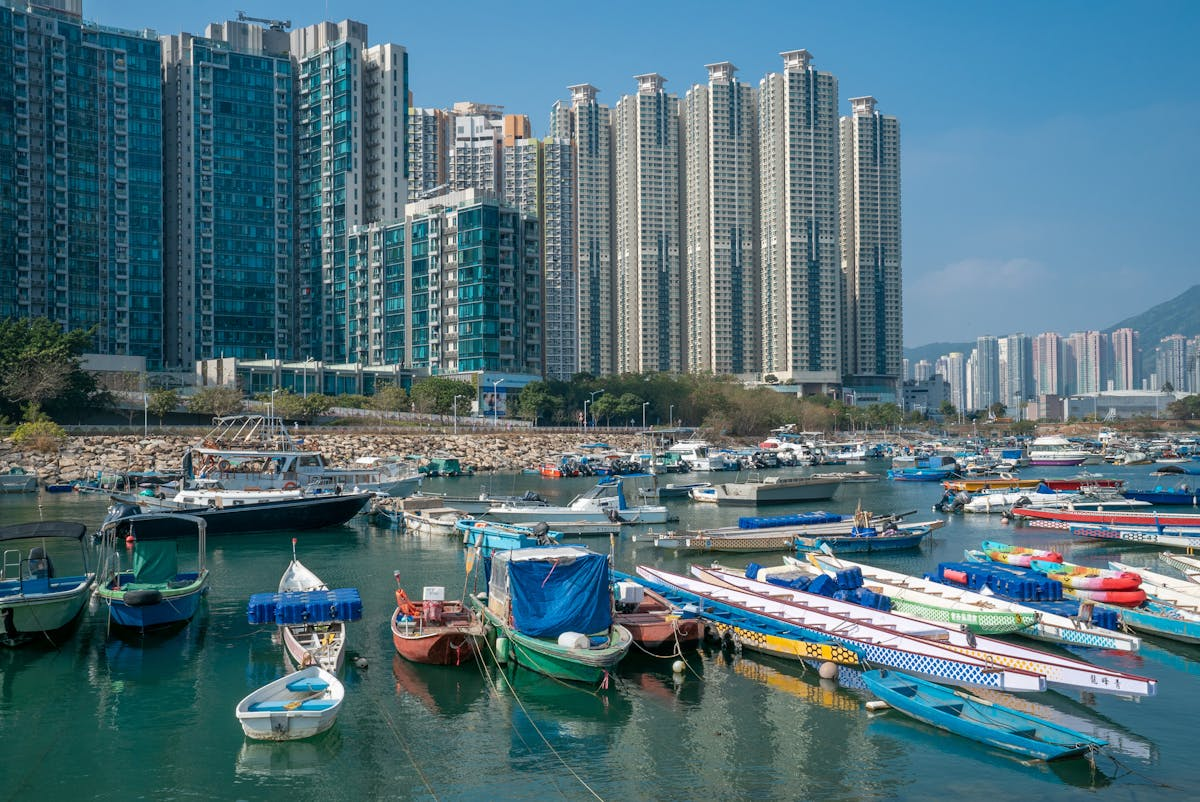
#> input picture pexels-photo-6559794.jpeg, 1200 x 802 px
$ python temp.py compress pexels-photo-6559794.jpeg out.png
#> lines starting #> are read from the running program, lines starting #| are printed output that depends on the picture
from PIL import Image
from decimal import Decimal, getcontext
import pickle
import sys

# Increase Decimal precision so that the arithmetic encoding works on a moderate amount of data.
getcontext().prec = 150  # Increase as needed for larger images

def calculate_frequencies(data):
    """Calculate the frequency (count) of each symbol in the data and return a probability model."""
    freq = {}
    for symbol in data:
        freq[symbol] = freq.get(symbol, 0) + 1
    total = len(data)
    probabilities = {symbol: Decimal(count) / Decimal(total) for symbol, count in freq.items()}
    return probabilities

def build_cumulative_intervals(probabilities):
    """Build a cumulative probability (CDF) interval mapping for each symbol.
       Returns a dictionary mapping symbol -> (low, high)
    """
    intervals = {}
    cumulative = Decimal(0)
    for symbol, prob in sorted(probabilities.items()):
        low = cumulative
        high = cumulative + prob
        intervals[symbol] = (low, high)
        cumulative = high
    return intervals

def arithmetic_encode(data, intervals):
    """Encode a sequence of symbols using arithmetic coding.
       data: list of symbols.
       intervals: cumulative intervals for each symbol.
       Returns: a Decimal code in the final interval.
    """
    low = Decimal(0)
    high = Decimal(1)
    for symbol in data:
        range_width = high - low
        sym_low, sym_high = intervals[symbol]
        high = low + range_width * sym_high
        low = low + range_width * sym_low
    # Any value in [low, high) is a valid encoding. We use the midpoint.
    return (low + high) / 2

# [27 lines left out: function arithmetic_decode, not called in this run]

def compress_image(image_path, compressed_path):
    """Compress an image file using arithmetic coding (grayscale)."""
#> called with image_path = 'pexels-photo-6559794.jpeg', compressed_path = 'out.png'
    # Open image and convert to grayscale for simplicity.
    image = Image.open(image_path).convert("L")
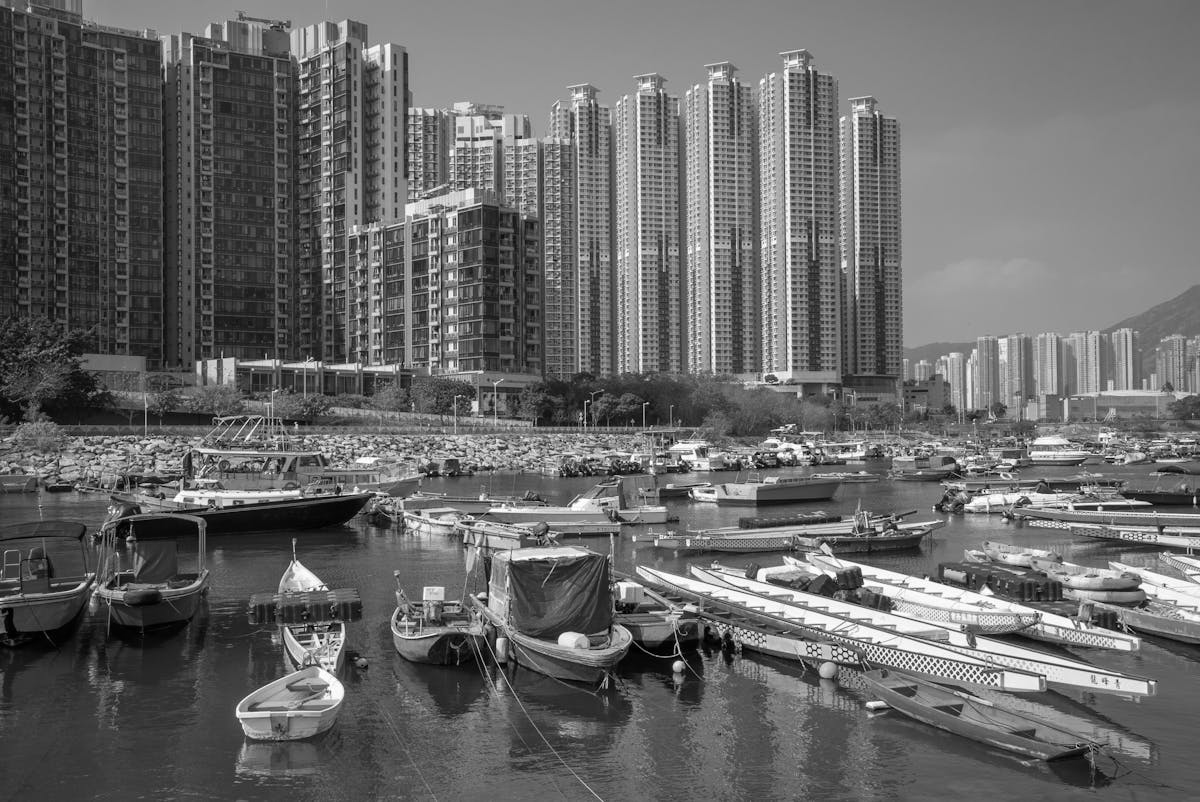
#> image: PIL image 1200x802 L; min 0, max 255, mean 104.8
    width, height = image.size
#> width = 1200; height = 802
    data = list(image.getdata())
#> data = 962400 items

    # Build probability model and cumulative intervals.
    probabilities = calculate_frequencies(data)
#> the loop in calculate_frequencies, `for symbol in data:` made 962400 passes
#> symbol on passes 1 to 3: 122, 113, 108
#> after the loop in calculate_frequencies, `for symbol in data:`: freq = 256 items
#> in calculate_frequencies, `total = len(data)`: total = 962400
#> in calculate_frequencies, `probabilities = {symbol: Decimal(count) / Decimal(total) for symbol, c..`: probabilities = 256 items
#> probabilities = 256 items
    intervals = build_cumulative_intervals(probabilities)
#> intervals = 256 items

    # Encode the pixel values using arithmetic coding.
    code = arithmetic_encode(data, intervals)
#> the loop in arithmetic_encode, `for symbol in data:` made 962400 passes

    # Save compressed data (code, original length, probabilities, image dimensions)
    compressed_data = {
        "code": str(code),  # save as string to preserve precision
        "length": len(data),
        "probabilities": {str(k): str(v) for k, v in probabilities.items()},
        "size": (width, height)
    }
    with open(compressed_path, "wb") as f:
        pickle.dump(compressed_data, f)
    print(f"Compressed image saved to {compressed_path}")

# [18 lines left out: function decompress_image, not called in this run]

def main():
    import argparse
    parser = argparse.ArgumentParser(description="Image compression and decompression using arithmetic coding.")
    parser.add_argument("mode", choices=["compress", "decompress"], help="Operation mode.")
    parser.add_argument("input", help="Input file path (image file for compress, compressed file for decompress).")
    parser.add_argument("output", help="Output file path (compressed file for compress, image file for decompress).")
    args = parser.parse_args()

    if args.mode == "compress":
        compress_image(args.input, args.output)
    else:
        decompress_image(args.input, args.output)

if __name__ == "__main__":
    main()
